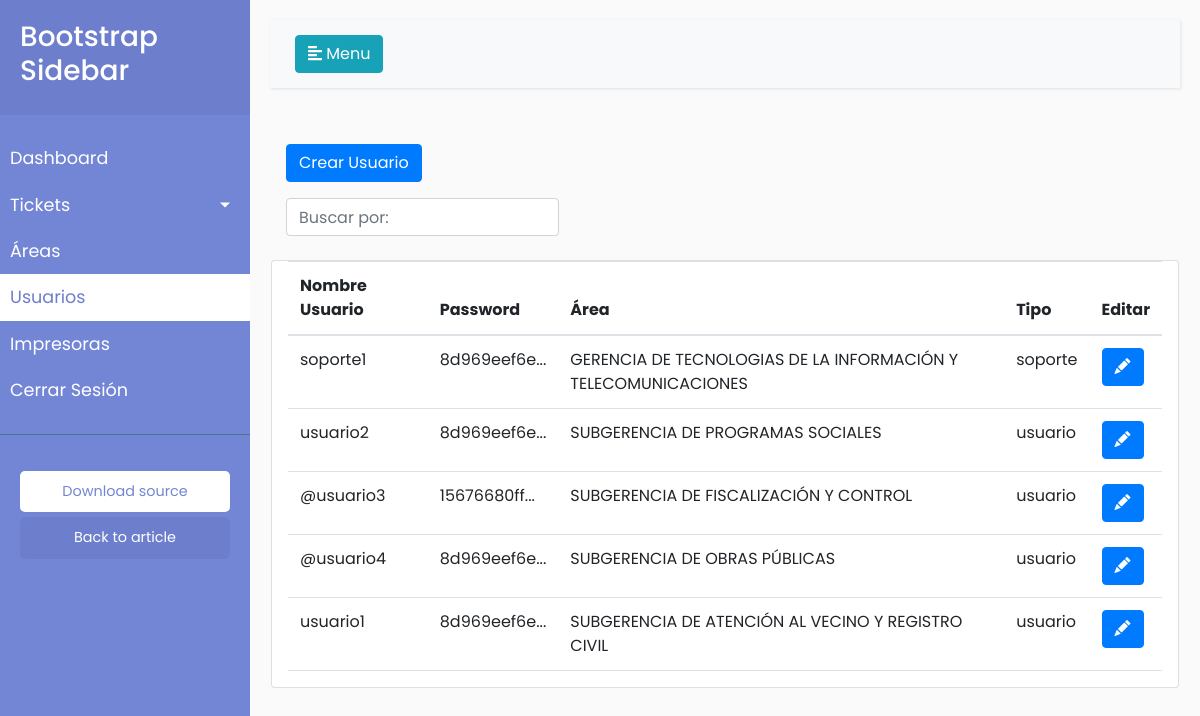
The app's page /pagina_super/usuario.php (signed in) with its own data.
### tables this page shows
CREATE TABLE `usuarios` (
  `id_usuario` int(11) NOT NULL,
  `nombre_usuario` varchar(250) NOT NULL,
  `password` varchar(250) NOT NULL,
  `id_area` int(50) NOT NULL,
  `tipo` varchar(250) NOT NULL,
  `fecha_registro` date NOT NULL
);

CREATE TABLE `area` (
  `id_area` int(11) NOT NULL,
  `descripcion` varchar(250) NOT NULL,
  `fecha_registro` date NOT NULL
);

### pagina_super/usuario.php (the view, shortened to what this page needs)
<?php
include ('../conexion/conexion.php');
?>
<!DOCTYPE html>
<html lang="en">
<head>
    <link href="https://cdn.jsdelivr.net/npm/bootstrap@5.3.0/dist/css/bootstrap.min.css" rel="stylesheet">
    <link rel="stylesheet" href="https://cdn.jsdelivr.net/npm/bootstrap-icons@1.10.5/font/bootstrap-icons.css">
    <link rel="stylesheet" href="https://stackpath.bootstrapcdn.com/bootstrap/4.1.0/css/bootstrap.min.css">
</head>
<body>
    <div class="wrapper">
        <nav id="sidebar">
            <div class="sidebar-header">
                <h3>Bootstrap Sidebar</h3>
            </div>
            <ul class="list-unstyled components">
                <li class="">
                    <a href="./inicio.php">Dashboard</a>
                </li>
                <li>
                    <a href="#pageSubmenu" data-toggle="collapse" aria-expanded="false" class="dropdown-toggle">Tickets</a>
                </li>
                <li >
                    <a href="./area.php">Áreas</a>
                </li>
                <li class="active">
                    <a href="./usuario.php">Usuarios</a>
                </li>
                <li>
                    <a href="./impresora.php">Impresoras</a>
                </li>
                <li>
                    <a href="" data-toggle="modal" data-target="#ModalCerrarsesion">Cerrar Sesión</a>
                </li>
            </ul>
            <ul class="list-unstyled CTAs">
                <li>
                    <a href="https://bootstrapious.com/tutorial/files/sidebar.zip" class="download">Download source</a>
                </li>
                <li>
                    <a href="https://bootstrapious.com/p/bootstrap-sidebar" class="article">Back to article</a>
                </li>
            </ul>
        </nav>
        <div id="content">
            <nav class="navbar navbar-expand-lg navbar-light bg-light">
                <div class="container-fluid">
                    <button type="button" id="sidebarCollapse" class="btn btn-info">
                        <i class="fas fa-align-left"></i>
                        <span>Menu</span>
                    </button>
                </div>
            </nav>
<div class="seccion_soporte row pt-2 p-3">
            <div class="container">
                <div class="row">
                    <div class="col-6">
                        <button type="button" class="btn btn-primary" data-bs-toggle="modal" data-bs-target="#modalcrear">
                            Crear Usuario
                        </button>
                    </div>
                </div>
                <div class="row pt-3">
                    <div class="col-md-4 col-sm-12">
                        <form action="#" method="get">
                            <div class="">
                                <input class="form-control" id="system-search" name="q" placeholder="Buscar por: " required>
                                <span class="input-group-btn">
                                    <button type="submit" class="btn btn-default"><i class="glyphicon glyphicon-search"></i></button>
                                </span>
                            </div>
                        </form>
                    </div>
                </div>
                <?php
                    $stm = $conn->prepare("SELECT id_usuario, nombre_usuario,password, id_area, tipo FROM usuarios WHERE tipo <> 'super' ORDER BY fecha_registro ASC");
                    $stm->execute();
                    $resultado = $stm->get_result();
                    ?>
<div class="row">
    <div class="card px-3 table-responsive">
                    <table class="table table-list-search">
                        <thead>
                            <tr>
                                <th>Nombre Usuario</th>
                                <th>Password</th>
                                <th>Área</th>
                                <th class="d-none d-sm-table-cell">Tipo</th>
                                <th class="d-none d-sm-table-cell">Editar</th>
                            </tr>
                        </thead>
                        <tbody>
                            <?php while ($row = $resultado->fetch_assoc()) : ?>
                                <?php
                                $sql_areas = $conn->prepare("SELECT descripcion FROM area WHERE id_area = ?");
                                $sql_areas->bind_param("i", $row['id_area']);
                                $sql_areas->execute();
                                $result_areas = $sql_areas->get_result();
                                $area_descripcion = $result_areas->fetch_assoc()['descripcion'];
                                ?>
                                <tr>
                                    <td><?php echo $row['nombre_usuario']; ?></td>
                                    <td><?php echo strlen($row['password']) > 10 ? substr($row['password'], 0, 10) . '...' : $row['password']; ?></td>
                                    <td><?php echo $area_descripcion; ?></td>
                                    <td class="d-none d-sm-table-cell"><?php echo $row['tipo']; ?></td>
                                    <td class="d-none d-sm-table-cell">
                                    <button type="button" class="btn btn-primary" data-bs-toggle="modal" data-bs-target="#Modaleditar<?php echo $row['id_usuario']; ?>">
                                    <i class="bi bi-pencil-fill"></i>
                                    </button>
                                    </td>
                                </tr>
                            <?php endwhile; ?>
                        </tbody>
                    </table>
    </div>
</div>
                </div>
            </div>
</body>
</html>

### pagina_super/usuario.php (style rules this page uses)
body { font-family: 'Poppins', sans-serif; background: #fafafa; }
a, a:hover, a:focus { color: inherit; text-decoration: none; transition: all 0.3s; }
.navbar { padding: 15px 10px; background: #fff; border: none; border-radius: 0; margin-bottom: 40px; box-shadow: 1px 1px 3px rgba(0, 0, 0, 0.1); }
.wrapper { display: flex; width: 100%; align-items: stretch; }
#sidebar { min-width: 250px; max-width: 250px; background: #7386D5; color: #fff; transition: all 0.3s; }
#sidebar .sidebar-header { padding: 20px; background: #6d7fcc; }
#sidebar ul.components { padding: 20px 0; border-bottom: 1px solid #47748b; }
#sidebar ul li a { padding: 10px; font-size: 1.1em; display: block; }
#sidebar ul li.active>a, a[aria-expanded="true"] { color: #6d7fcc; background: #ffff; }
a[data-toggle="collapse"] { position: relative; }
.dropdown-toggle::after { display: block; position: absolute; top: 50%; right: 20px; transform: translateY(-50%); }
ul.CTAs { padding: 20px; }
ul.CTAs a { text-align: center; font-size: 0.9em !important; display: block; border-radius: 5px; margin-bottom: 5px; }
a.download { background: #fff; color: #7386D5; }
a.article, a.article:hover { background: #6d7fcc !important; color: #fff !important; }
#content { width: 100%; padding: 20px; min-height: 100vh; transition: all 0.3s; }

### records on screen
usuarios: nombre_usuario "soporte1", password "8d969eef6e", id_area.descripcion "GERENCIA DE TECNOLOGIAS DE LA INFORMACIÓN Y TELECOMUNICACIONES", tipo "soporte"
usuarios: nombre_usuario "usuario2", password "8d969eef6e", id_area.descripcion "SUBGERENCIA DE PROGRAMAS SOCIALES", tipo "usuario"
usuarios: nombre_usuario "@usuario3", password "15676680ff", id_area.descripcion "SUBGERENCIA DE FISCALIZACIÓN Y CONTROL", tipo "usuario"
usuarios: nombre_usuario "@usuario4", password "8d969eef6e", id_area.descripcion "SUBGERENCIA DE OBRAS PÚBLICAS", tipo "usuario"
usuarios: nombre_usuario "usuario1", password "8d969eef6e", id_area.descripcion "SUBGERENCIA DE ATENCIÓN AL VECINO Y REGISTRO CIVIL", tipo "usuario"
